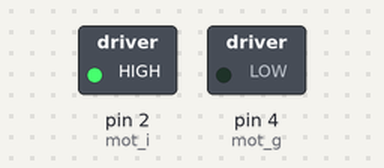
The sketch below on a simulated Arduino Uno, built with avr-gcc and run on an emulated ATmega328P. Parts: switched loads named in the sketch (green lamp = pin HIGH). Dashed ring = blinking.

Above: at 0.07 s.
Timing chart, 0 to 3.0 s (numbered marks = the images above):
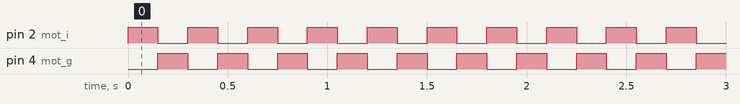

The sketch:

sketch_jun10a.ino
```cpp
const int mot_i = 2; // motor sürücü pinleri tanımlandı
const int mot_g = 4;


void setup(){
  pinMode(mot_i, OUTPUT); // motor sürücü pinleri çıkış olarak ayarlandı
  pinMode(mot_g, OUTPUT);

}

void loop(){
    digitalWrite(mot_i , HIGH);
    digitalWrite(mot_g ,  LOW);
    delay(150);

    digitalWrite(mot_i ,  LOW);
    digitalWrite(mot_g , HIGH);
    delay(150);

}
```

Measured:
- by itself, pin 2 (mot_i), pin 4 (mot_g): alternates HIGH for 0.15 s and LOW for 0.15 s
